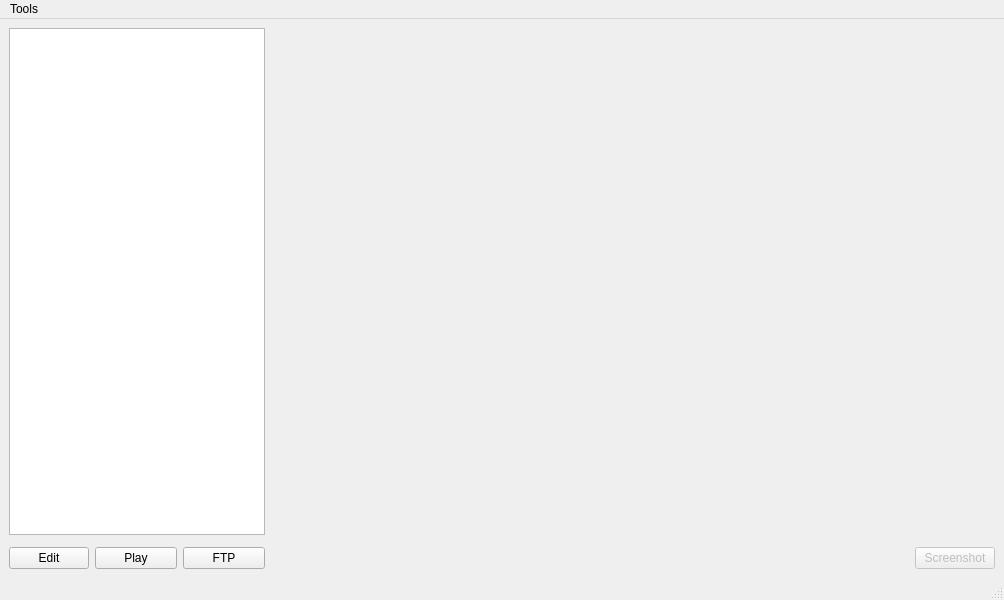
<?xml version="1.0" encoding="UTF-8"?>
<ui version="4.0">
 <class>MainWindow</class>
 <widget class="QMainWindow" name="MainWindow">
  <property name="geometry">
   <rect>
    <x>0</x>
    <y>0</y>
    <width>1004</width>
    <height>600</height>
   </rect>
  </property>
  <property name="windowTitle">
   <string>YI-Hack-Player</string>
  </property>
  <property name="windowIcon">
   <iconset resource="../data/resources.qrc">
    <normaloff>:/icons/icons/logo.svg</normaloff>:/icons/icons/logo.svg</iconset>
  </property>
  <widget class="QWidget" name="centralwidget">
   <layout class="QVBoxLayout" name="verticalLayout">
    <item>
     <layout class="QGridLayout" name="gridLayout">
      <item row="1" column="0">
       <widget class="QTableView" name="tableView">
        <property name="sizePolicy">
         <sizepolicy hsizetype="Maximum" vsizetype="Expanding">
          <horstretch>0</horstretch>
          <verstretch>0</verstretch>
         </sizepolicy>
        </property>
        <property name="contextMenuPolicy">
         <enum>Qt::CustomContextMenu</enum>
        </property>
        <property name="selectionMode">
         <enum>QAbstractItemView::SingleSelection</enum>
        </property>
        <property name="selectionBehavior">
         <enum>QAbstractItemView::SelectRows</enum>
        </property>
        <property name="sortingEnabled">
         <bool>false</bool>
        </property>
        <attribute name="horizontalHeaderVisible">
         <bool>false</bool>
        </attribute>
        <attribute name="verticalHeaderVisible">
         <bool>false</bool>
        </attribute>
       </widget>
      </item>
      <item row="3" column="0">
       <layout class="QHBoxLayout" name="horizontalLayout_2">
        <item>
         <widget class="QPushButton" name="editCameraBtn">
          <property name="sizePolicy">
           <sizepolicy hsizetype="Maximum" vsizetype="Fixed">
            <horstretch>0</horstretch>
            <verstretch>0</verstretch>
           </sizepolicy>
          </property>
          <property name="text">
           <string>Edit</string>
          </property>
          <property name="icon">
           <iconset resource="../data/resources.qrc">
            <normaloff>:/icons/icons/edit.svg</normaloff>:/icons/icons/edit.svg</iconset>
          </property>
          <property name="checkable">
           <bool>false</bool>
          </property>
         </widget>
        </item>
        <item>
         <widget class="QPushButton" name="playBtn">
          <property name="enabled">
           <bool>true</bool>
          </property>
          <property name="text">
           <string>Play</string>
          </property>
          <property name="icon">
           <iconset resource="../data/resources.qrc">
            <normaloff>:/icons/icons/play.svg</normaloff>:/icons/icons/play.svg</iconset>
          </property>
         </widget>
        </item>
        <item>
         <widget class="QPushButton" name="ftpBtn">
          <property name="text">
           <string>FTP</string>
          </property>
          <property name="icon">
           <iconset resource="../data/resources.qrc">
            <normaloff>:/icons/icons/ftp.svg</normaloff>:/icons/icons/ftp.svg</iconset>
          </property>
         </widget>
        </item>
       </layout>
      </item>
      <item row="1" column="1" rowspan="2">
       <layout class="QHBoxLayout" name="horizontalLayout"/>
      </item>
      <item row="3" column="1">
       <layout class="QHBoxLayout" name="horizontalLayout_3">
        <item>
         <spacer name="horizontalSpacer">
          <property name="orientation">
           <enum>Qt::Horizontal</enum>
          </property>
          <property name="sizeHint" stdset="0">
           <size>
            <width>40</width>
            <height>20</height>
           </size>
          </property>
         </spacer>
        </item>
        <item>
         <widget class="QPushButton" name="screenshotBtn">
          <property name="enabled">
           <bool>false</bool>
          </property>
          <property name="text">
           <string>Screenshot</string>
          </property>
          <property name="icon">
           <iconset resource="../data/resources.qrc">
            <normaloff>:/icons/icons/screenshot.svg</normaloff>:/icons/icons/screenshot.svg</iconset>
          </property>
         </widget>
        </item>
       </layout>
      </item>
     </layout>
    </item>
   </layout>
  </widget>
  <widget class="QMenuBar" name="menubar">
   <property name="geometry">
    <rect>
     <x>0</x>
     <y>0</y>
     <width>1004</width>
     <height>22</height>
    </rect>
   </property>
   <widget class="QMenu" name="menuTools">
    <property name="title">
     <string>Tools</string>
    </property>
    <addaction name="actionAddCamera"/>
   </widget>
   <addaction name="menuTools"/>
  </widget>
  <widget class="QStatusBar" name="statusbar"/>
  <action name="actionAddCamera">
   <property name="text">
    <string>Add Camera</string>
   </property>
  </action>
  <action name="actionDeleteCamera">
   <property name="text">
    <string>Delete</string>
   </property>
   <property name="shortcut">
    <string>Del</string>
   </property>
  </action>
 </widget>
 <resources>
  <include location="../data/resources.qrc"/>
 </resources>
 <connections>
  <connection>
   <sender>tableView</sender>
   <signal>doubleClicked(QModelIndex)</signal>
   <receiver>MainWindow</receiver>
   <slot>play(QModelIndex)</slot>
   <hints>
    <hint type="sourcelabel">
     <x>101</x>
     <y>84</y>
    </hint>
    <hint type="destinationlabel">
     <x>377</x>
     <y>32</y>
    </hint>
   </hints>
  </connection>
  <connection>
   <sender>playBtn</sender>
   <signal>clicked()</signal>
   <receiver>MainWindow</receiver>
   <slot>playSelected()</slot>
   <hints>
    <hint type="sourcelabel">
     <x>177</x>
     <y>566</y>
    </hint>
    <hint type="destinationlabel">
     <x>280</x>
     <y>548</y>
    </hint>
   </hints>
  </connection>
  <connection>
   <sender>editCameraBtn</sender>
   <signal>clicked()</signal>
   <receiver>MainWindow</receiver>
   <slot>editSelected()</slot>
   <hints>
    <hint type="sourcelabel">
     <x>80</x>
     <y>562</y>
    </hint>
    <hint type="destinationlabel">
     <x>307</x>
     <y>558</y>
    </hint>
   </hints>
  </connection>
  <connection>
   <sender>actionAddCamera</sender>
   <signal>triggered()</signal>
   <receiver>MainWindow</receiver>
   <slot>addCamera()</slot>
   <hints>
    <hint type="sourcelabel">
     <x>-1</x>
     <y>-1</y>
    </hint>
    <hint type="destinationlabel">
     <x>501</x>
     <y>299</y>
    </hint>
   </hints>
  </connection>
  <connection>
   <sender>tableView</sender>
   <signal>customContextMenuRequested(QPoint)</signal>
   <receiver>MainWindow</receiver>
   <slot>tableViewContextMenu(QPoint)</slot>
   <hints>
    <hint type="sourcelabel">
     <x>164</x>
     <y>155</y>
    </hint>
    <hint type="destinationlabel">
     <x>398</x>
     <y>162</y>
    </hint>
   </hints>
  </connection>
  <connection>
   <sender>actionDeleteCamera</sender>
   <signal>triggered()</signal>
   <receiver>MainWindow</receiver>
   <slot>deleteCamera()</slot>
   <hints>
    <hint type="sourcelabel">
     <x>-1</x>
     <y>-1</y>
    </hint>
    <hint type="destinationlabel">
     <x>501</x>
     <y>299</y>
    </hint>
   </hints>
  </connection>
  <connection>
   <sender>ftpBtn</sender>
   <signal>clicked()</signal>
   <receiver>MainWindow</receiver>
   <slot>openFtp()</slot>
   <hints>
    <hint type="sourcelabel">
     <x>249</x>
     <y>555</y>
    </hint>
    <hint type="destinationlabel">
     <x>402</x>
     <y>553</y>
    </hint>
   </hints>
  </connection>
  <connection>
   <sender>screenshotBtn</sender>
   <signal>clicked()</signal>
   <receiver>MainWindow</receiver>
   <slot>screenshot()</slot>
   <hints>
    <hint type="sourcelabel">
     <x>919</x>
     <y>543</y>
    </hint>
    <hint type="destinationlabel">
     <x>896</x>
     <y>502</y>
    </hint>
   </hints>
  </connection>
 </connections>
 <slots>
  <slot>editCamera(QModelIndex)</slot>
  <slot>play(QModelIndex)</slot>
  <slot>playSelected()</slot>
  <slot>editSelected()</slot>
  <slot>addCamera()</slot>
  <slot>tableViewContextMenu(QPoint)</slot>
  <slot>deleteCamera()</slot>
  <slot>openFtp()</slot>
  <slot>screenshot()</slot>
 </slots>
</ui>
